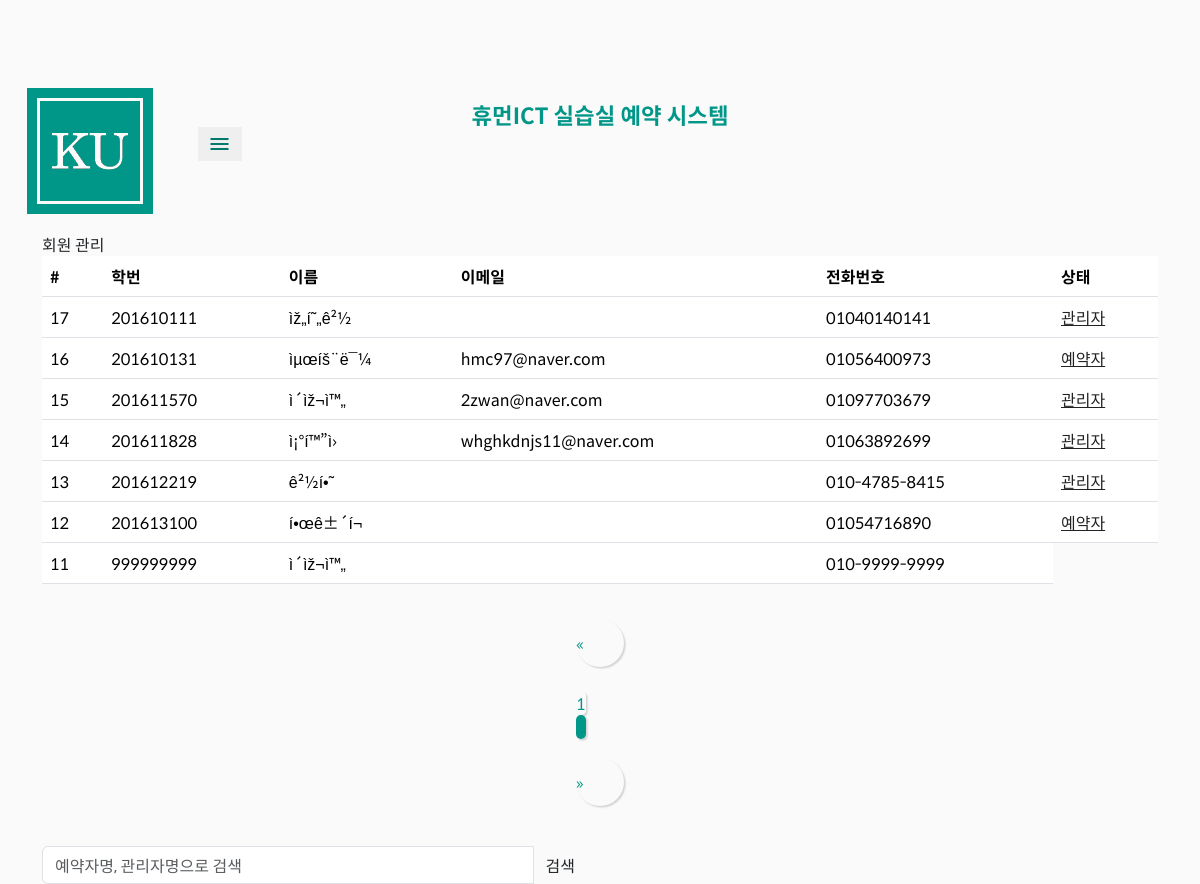
Screenshot of /su_member.php?page=2 (signed in) with the database file from the repository.
### tables this page shows
CREATE TABLE `member` (
  `student_number` int(9) NOT NULL DEFAULT '0',
  `password` char(32) DEFAULT NULL,
  `name` char(20) DEFAULT NULL,
  `email` char(30) DEFAULT NULL,
  `tel` char(15) DEFAULT NULL,
  `admin_code` tinyint(1) DEFAULT NULL
);

### function.php (the view, shortened to what this page needs)
<?php
$db = mysqli_connect("13.124.48.36", "zwan", "1233zz", "hict", "3306");
		?>
				<?
function su_member() {
	global $db;
	$query = "SELECT student_number FROM member";
	if($result = $db->query($query)) {
		$total_num = mysqli_num_rows($result);
		$page = (isset($_GET['page'])?$_GET['page']:1);
		$list = 10;
		$block = 5;
		$page_num = ceil($total_num/$list);
		$now_block = ceil($page/$block);
		$start_page = ($now_block*$block) - ($block - 1);
		if($start_page <= 1) {
			$start_page = 1;
		}
		$end_page = $now_block*$block;
		if($page_num <= $end_page) {
			$end_page = $page_num;
		}
		$start_point = ($page-1) * $list;
		$prev_page = max($start_page - $block - 1, 1);
		$next_page = min($end_page + $block + 1, $page_num);
		$page = (isset($_GET['page'])?$_GET['page']:1);
		$list = 10;
		$start_point = ($page-1) * $list;
		$num = ($page_num-$page+1)*10+($total_num%10);
	}
	if($_SESSION['admin_code'] == 2) {
		if(isset($_GET['search'])) {
			$search = "%".$_GET['search']."%";
			$query = "SELECT * FROM member WHERE name LIKE '$search'";
		}
		else
		{
			$query = "SELECT * FROM member LIMIT $start_point, $list";
		}
	}
	else
		admin_back();
	if($result = $db->query($query)) {
		while($row = $result->fetch_assoc()) {
			echo "<tr>";
			echo "<td> $num </td>";
			$num--;
			$student_number = $row['student_number'];
			echo "<td> $student_number </td>";
			$name = $row['name'];
			echo "<td> $name </td>";
			$email = $row['email'];
			echo "<td> $email </td>";
			$tel = $row['tel'];
			echo "<td> $tel </td>";
			$admin_code = $row['admin_code'];
			su_member_conversion($admin_code, $student_number);
			echo"</tr>";
		}
		echo "</table></div>";
	}
	$php_self = $_SERVER['SCRIPT_NAME'];
	echo"
	<nav>
		<ul class=\"pagination\">
		<li>
			<a class=\"pager\" href=\"$php_self?page=$prev_page\" aria-label=\"Previous\">
			<span aria-hidden=\"true\">&laquo;</span>
			</a>
		</li>";
	for ($p=$start_page; $p<=$end_page; $p++) {
		 if($page==$p) {
	        $c="active";
	    }
	    else {
	        $c="";
	    }
		echo"<li class=\"$c\"><a href=\"$php_self?page=$p\">$p</a></li>";
	}
	echo"
		<li>
			<a class=\"pager\" href=\"$php_self?page=$next_page\" aria-label=\"Next\">
			<span aria-hidden=\"true\">&raquo;</span>
			</a>
		</li>
		</ul>
	</nav>";
}
function su_member_conversion($admin_code, $student_number) {
	if($admin_code == 0) {
		echo "<td><a href=\"su_member_set.php?student_number=$student_number&admin_code=$admin_code\"><u onclick=\"return confirm('관리자로 설정하시겠습니까?');\">예약자</u></td>";
	}
	else if($admin_code == 1) {
		echo "<td><a href=\"su_member_set.php?student_number=$student_number&admin_code=$admin_code\"><u onclick=\"return confirm('관리자를 해지하시겠습니까?');\">관리자</u></td>";
	}
}
?>

### main.css (style rules this page uses)
@media (min-width:992px) { .navbar-text { font-size:1.4em!important;margin:.55em 0 0 0!important } }
* { font-family:'Spoqa Han Sans',sans-serif }
body { padding-top:70px;background-color:#fafafa }
a { text-decoration:none!important;color:#222 }
.navbar { margin-bottom:0;border:0;background-color:#fafafa }
.navbar-brand { padding:0 }
.navbar-brand>img { height:100%;padding:10px 15px;width:auto }
.navbar-text { width:13em;position:absolute;left:50%;transform:translateX(-50%);font-weight:700;font-size:1.2em;text-align:center;color:#009688!important }
.navbar-default .navbar-toggle { border:0;padding:0 10px;margin:10px }
#nav_icon { color:#00796b;padding:5px 0 }
.pagination>.active>a,.pagination>.active>a:focus,.pagination>.active>a:hover,.pagination>.active>span,.pagination>.active>span:focus,.pagination>.active>span:hover { background-color:#009688;border-color:#009688;border-radius:10em }
.pagination { display:table;margin-left:auto;margin-right:auto }
.pagination>li>a,.pagination>li>span { background-color:#fafafa;box-shadow:.1em .1em .1em 0 lightgray;border-radius:10em;color:#009688;margin:1.5em .3em }
.pager { width:3em!important;height:3em!important;border-radius:3em!important;margin-top:1.2em!important;display:flex;align-items:center }

### rows the page displays
member: student_number "201610111", name "ìž„í˜„ê²½", tel "01040140141"
member: student_number "201610131", name "ìµœíš¨ë¯¼", email "hmc97@naver.com", tel "01056400973"
member: student_number "201611570", name "ì´ìž¬ì™„", email "2zwan@naver.com", tel "01097703679"
member: student_number "201611828", name "ì¡°í™”ì›", email "whghkdnjs11@naver.com", tel "01063892699"
member: student_number "201612219", name "ê²½í•˜", tel "010-4785-8415"
member: student_number "201613100", name "í•œê±´í¬", tel "01054716890"
member: student_number "999999999", name "ì´ìž¬ì™„", tel "010-9999-9999"
